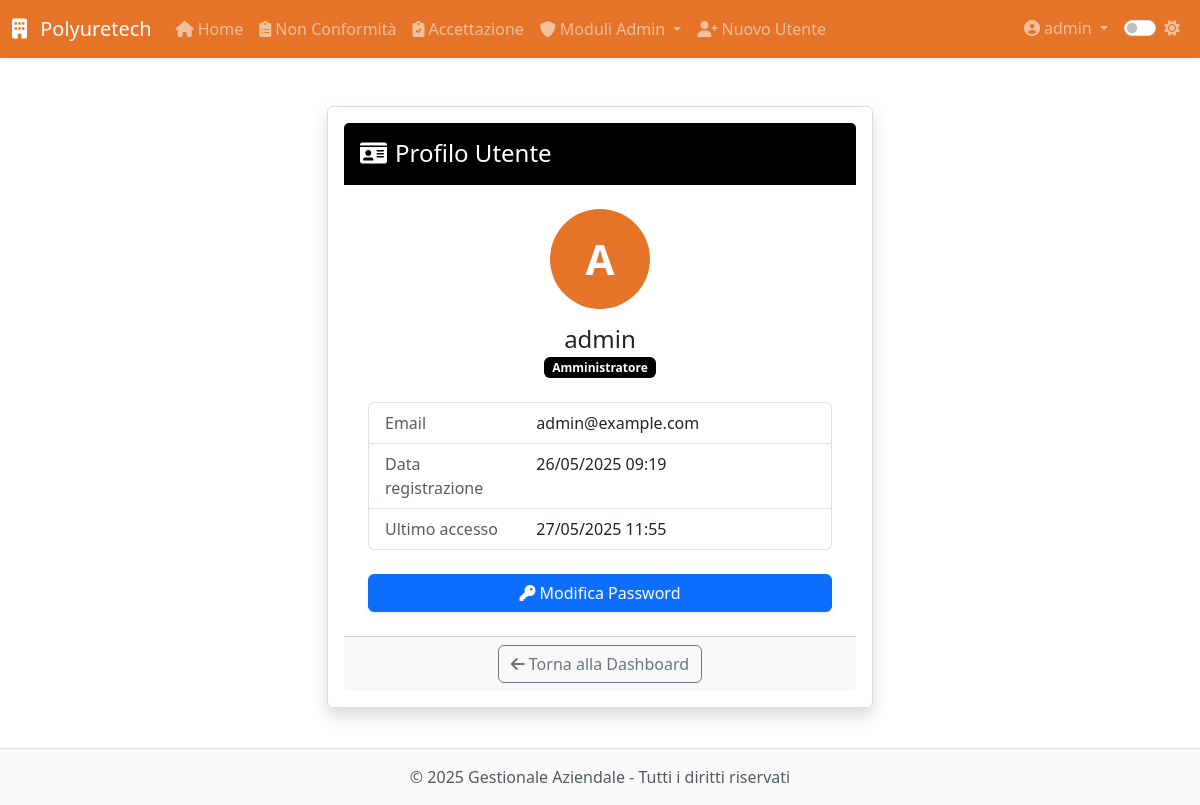
Screenshot of /profile (signed in) with the database file from the repository.
### app/models.py (models this page shows, shortened)
class User(UserMixin, db.Model):
    __tablename__ = 'users'
    id = db.Column(db.Integer, primary_key=True)
    username = db.Column(db.String(64), unique=True, nullable=False, index=True)
    email = db.Column(db.String(120), unique=True, nullable=False, index=True)
    password_hash = db.Column(db.String(128), nullable=False)
    role = db.Column(db.String(20), default='operatore')  # 'operatore' o 'admin'
    created_at = db.Column(db.DateTime, default=datetime.utcnow)
    last_login = db.Column(db.DateTime)
    is_active = db.Column(db.Boolean, default=True)
    is_admin = db.Column(db.Boolean, default=False)
    modules = db.Column(db.String(255), default='')  # Lista di moduli accessibili separati da virgola
    modulo1_entries = db.relationship('Modulo1Entry',
                               backref='author',
                               lazy='dynamic',
                               foreign_keys='Modulo1Entry.user_id')
    modulo5_entries = db.relationship('Modulo5Entry',
                               backref='author',
                               lazy='dynamic',
                               foreign_keys='Modulo5Entry.user_id')
    def is_admin(self):
        return self.role == 'admin'

### app/routes/auth.py (the view)
@auth.route('/profile')
@login_required
def profile():
    return render_template('auth/profile.html', title='Profilo')

### app/__init__.py (called while the page is built)
def register_jinja_filters(app):
    @app.template_filter('format_date')
    def format_date(value, format='%d/%m/%Y'):
        if value:
            return value.strftime(format)
        return ""
    @app.template_filter('format_currency')
    def format_currency(value):
        """Formatta un valore come valuta"""
        if value is not None:
            return f"€ {value:,.2f}".replace(",", "X").replace(".", ",").replace("X", ".")
        return "€ 0,00"
    @app.template_filter('truncate_text')
    def truncate_text(text, length=100):
        """Tronca il testo alla lunghezza specificata"""
        if text and len(text) > length:
            return text[:length] + "..."
        return text if text else ""

### app/models.py (called while the page is built)
@login_manager.user_loader
def load_user(id):
    return User.query.get(int(id))

### app/templates/auth/profile.html (shortened to what this page needs)
{% extends "base.html" %}
{% block content %}
<div class="row justify-content-center">
    <div class="col-md-8 col-lg-6">
        <div class="card shadow">
            <div class="card-header bg-primary text-white">
                <h4 class="my-2"><i class="fas fa-id-card me-2"></i>Profilo Utente</h4>
            </div>
            <div class="card-body p-4">
                <div class="text-center mb-4">
                    <div class="avatar-circle mx-auto mb-3">
                        <span class="avatar-initials">{{ current_user.username[:1] | upper }}</span>
                    </div>
                    <h4 class="mb-0">{{ current_user.username }}</h4>
                    <p class="text-muted">
                        <span class="badge bg-{{ 'primary' if current_user.is_admin() else 'secondary' }}">
                            {{ 'Amministratore' if current_user.is_admin() else 'Operatore' }}
                        </span>
                    </p>
                </div>
                <div class="list-group mb-4">
                    <div class="list-group-item">
                        <div class="row">
                            <div class="col-md-4 text-muted">Email</div>
                            <div class="col-md-8 text-truncate">{{ current_user.email }}</div>
                        </div>
                    </div>
                    <div class="list-group-item">
                        <div class="row">
                            <div class="col-md-4 text-muted">Data registrazione</div>
                            <div class="col-md-8">{{ current_user.created_at | format_date('%d/%m/%Y %H:%M') }}</div>
                        </div>
                    </div>
                    <div class="list-group-item">
                        <div class="row">
                            <div class="col-md-4 text-muted">Ultimo accesso</div>
                            <div class="col-md-8">
                                {% if current_user.last_login %}
                                    {{ current_user.last_login | format_date('%d/%m/%Y %H:%M') }}
                                {% else %}
                                    Non disponibile
                                {% endif %}
                            </div>
                        </div>
                    </div>
                </div>
                <div class="d-grid gap-2">
                    <a href="{{ url_for('auth.change_password') }}" class="btn btn-primary">
                        <i class="fas fa-key me-1"></i>Modifica Password
                    </a>
                </div>
            </div>
            <div class="card-footer text-center">
                <a href="{{ url_for('index') }}" class="btn btn-outline-secondary">
                    <i class="fas fa-arrow-left me-1"></i>Torna alla Dashboard
                </a>
            </div>
        </div>
    </div>
</div>
{% endblock %}

### app/templates/base.html (shortened to what this page needs)
<!DOCTYPE html>
<html lang="it">
<head>
    <link href="https://cdn.jsdelivr.net/npm/bootstrap@5.3.0-alpha1/dist/css/bootstrap.min.css" rel="stylesheet">
    <link rel="stylesheet" href="https://cdnjs.cloudflare.com/ajax/libs/font-awesome/6.0.0/css/all.min.css">
    <link id="theme-style" rel="stylesheet" href="{{ url_for('static', filename='css/theme-' + theme + '.css') }}">
    <link rel="stylesheet" href="{{ url_for('static', filename='css/style.css') }}">
    <link rel="stylesheet" href="{{ url_for('static', filename='css/modulo8.css') }}">
</head>
<body>
    <header class="navbar navbar-expand-lg navbar-dark bg-primary sticky-top shadow-sm">
        <div class="container-fluid">
            <a class="navbar-brand" href="{{ url_for('dashboard.index') }}">
                <i class="fas fa-building me-2"></i> Polyuretech
            </a>
            <div class="collapse navbar-collapse" id="navbarMain">
                {% if current_user.is_authenticated %}
                <ul class="navbar-nav me-auto">
                    <li class="nav-item">
                        <a class="nav-link" href="{{ url_for('dashboard.index') }}">
                            <i class="fas fa-home me-1"></i>Home
                        </a>
                    </li>
                    <li class="nav-item">
                        <a class="nav-link" href="{{ url_for('modulo1.index') }}">
                            <i class="fas fa-clipboard-list me-1"></i>Non Conformità
                        </a>
                    </li>
                    <li class="nav-item">
                        <a class="nav-link" href="{{ url_for('modulo5.index') }}">
                            <i class="fas fa-clipboard-check me-1"></i>Accettazione
                        </a>
                    </li>
                    {% if current_user.is_admin() %}
                    <li class="nav-item dropdown">
                        <a class="nav-link dropdown-toggle" href="#" id="adminModulesDropdown" data-bs-toggle="dropdown">
                            <i class="fas fa-shield-alt me-1"></i>Moduli Admin
                        </a>
                    </li>
                    <li class="nav-item">
                        <a class="nav-link" href="{{ url_for('auth.register') }}">
                            <i class="fas fa-user-plus me-1"></i>Nuovo Utente
                        </a>
                    </li>
                    {% endif %}
                </ul>
                <ul class="navbar-nav ms-auto">
                    <li class="nav-item dropdown">
                        <a class="nav-link dropdown-toggle" href="#" id="userDropdown" data-bs-toggle="dropdown">
                            <i class="fas fa-user-circle me-1"></i>{{ current_user.username }}
                        </a>
                    </li>
                    <li class="nav-item">
                        <div class="nav-link">
                            <div class="form-check form-switch">
                                <input class="form-check-input" type="checkbox" id="darkModeToggle" {% if theme == 'dark' %}checked{% endif %}>
                                <label class="form-check-label" for="darkModeToggle">
                                    <i id="theme-icon" class="fas {% if theme == 'dark' %}fa-moon{% else %}fa-sun{% endif %}"></i>
                                </label>
                            </div>
                        </div>
                    </li>
                </ul>
                {% endif %}
            </div>
        </div>
    </header>
    <main class="container py-4">
        {% block content %}{% endblock %}
    </main>
    <footer class="footer mt-auto py-3 bg-light">
        <div class="container text-center">
            <span class="text-muted">&copy; {{ current_year }} {{ app_name }} - Tutti i diritti riservati</span>
        </div>
    </footer>
</body>
</html>

### app/static/css/theme-light.css (style rules this page uses)
:root { --primary-color: #e05a00d7; --secondary-color: #6c757d; --bg-color: #ffffff; --text-color: #212529; --border-color: #dee2e6; --hover-bg: #f8f9fa; --card-bg: #ffffff; --card-border: #e9ecef; --input-bg: #ffffff; --input-border: #ced4da; --footer-bg: #f8f9fa; --footer-text: #6c757d; --bs-primary-rgb: 0, 0, 0; --bs-success-rgb: 1, 150, 20; --bs-info-rgb: 0, 0, 255; --bs-purple-rgb: 128, 0, 128; --bs-orange-rgb: 255, 165, 0; --bs-teal-rgb: 180, 180, 180; --bs-warning-rgb: 255, 255, 0; --bs-danger-rgb: 255, 0, 0; --bs-btn-bg: #ffffff; }
body { background-color: var(--bg-color); color: var(--text-color); transition: all 0.3s ease; }
.navbar-dark { background-color: var(--primary-color) !important; }
.card { background-color: var(--card-bg); border-color: var(--card-border); box-shadow: 0 0.125rem 0.25rem rgba(0, 0, 0, 0.075); transition: all 0.3s ease; }
.footer { background-color: var(--footer-bg) !important; color: var(--footer-text); border-top: 1px solid var(--border-color); }

### app/static/css/style.css (style rules this page uses)
body { display: flex; flex-direction: column; min-height: 100vh; }
main { flex: 1; }
.btn-primary { box-shadow: 0 .125rem .25rem rgba(0,0,0,.075); }

### app/static/css/modulo8.css (style rules this page uses)
.card { background: #fff; padding: 1rem; border: 1px solid #ddd; border-radius: 6px; margin-bottom: 1rem; box-shadow: 0 0 3px rgba(0,0,0,0.05); }

### app/templates/auth/profile.html (style rules this page uses)
.avatar-circle { width: 100px; height: 100px; background-color: var(--primary-color); border-radius: 50%; display: flex; justify-content: center; align-items: center; }
.avatar-initials { color: white; font-size: 42px; font-weight: bold; line-height: 1; }

### rows the page displays
User: username "admin", username "A", role "Amministratore", email "admin@example.com", created_at "26/05/2025 09:19", last_login "27/05/2025 11:55"

### other values shown
{{ app_name }} "Gestionale Aziendale"
